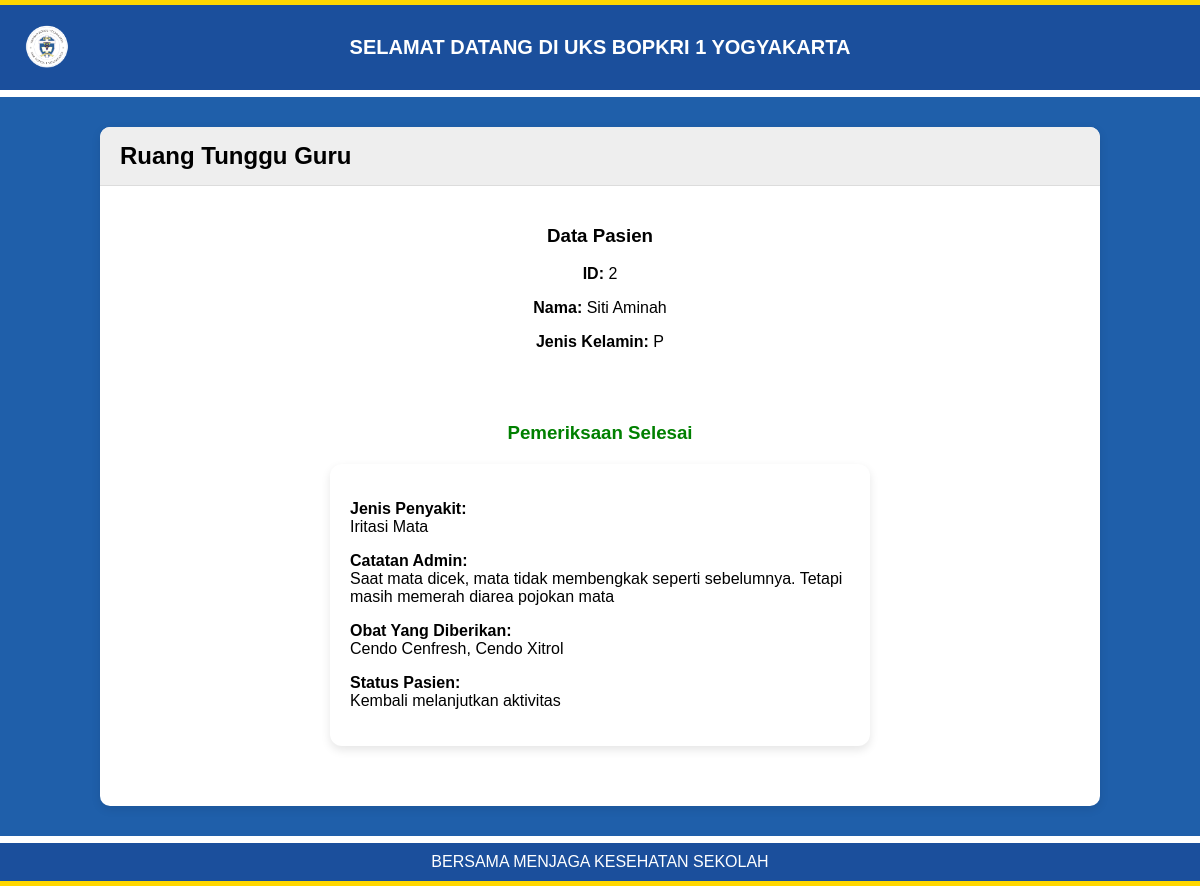
Page /ruang_tunggu/ruang_tunggu_guru.php?id=2 on the committed database.
### tables this page shows
CREATE TABLE `guru` (
  `id_guru` int(11) NOT NULL AUTO_INCREMENT,
  `nama` varchar(100) NOT NULL,
  `jenis_kelamin` enum('L','P') NOT NULL,
  PRIMARY KEY (`id_guru`)
);

CREATE TABLE `pemeriksaan_klinis` (
  `id_pemeriksaan` int(11) NOT NULL AUTO_INCREMENT,
  `id_kunjungan` int(11) NOT NULL,
  `catatan_admin` text DEFAULT NULL,
  `status_pasien` enum('Istirahat di UKS','Dipulangkan','Dirujuk','Kembali melanjutkan aktivitas') DEFAULT NULL,
  `jenis_penyakit` varchar(100) NOT NULL,
  `id_obat` int(11) DEFAULT NULL,
  PRIMARY KEY (`id_pemeriksaan`),
  KEY `id_kunjungan` (`id_kunjungan`),
  KEY `id_obat` (`id_obat`),
  CONSTRAINT `pemeriksaan_klinis_ibfk_2` FOREIGN KEY (`id_obat`) REFERENCES `obat` (`id_obat`)
);

### ruang_tunggu/ruang_tunggu_guru.php (the view, shortened to what this page needs)
<?php
require('../template/header.php');
$conn = new mysqli("localhost", "root", "", "uks");
$id = $_GET['id'] ?? '';
$data = $conn->query("
SELECT * FROM guru
WHERE id_guru='$id'
")->fetch_assoc();
$kunjungan = $conn->query("
SELECT * FROM kunjungan
WHERE id_pasien='$id'
AND jenis_pasien='guru'
ORDER BY id_kunjungan DESC
LIMIT 1
")->fetch_assoc();
$pemeriksaan = null;
$obat_list = [];
if ($kunjungan) {
    $pemeriksaan = $conn->query("
    SELECT * FROM pemeriksaan_klinis
    WHERE id_kunjungan='" . $kunjungan['id_kunjungan'] . "'
    ")->fetch_assoc();
    if ($pemeriksaan) {
        $obat_query = $conn->query("
        SELECT o.nama_obat, po.jumlah
        FROM pemeriksaan_obat po
        JOIN obat o ON po.id_obat = o.id_obat
        WHERE po.id_pemeriksaan = '" . $pemeriksaan['id_pemeriksaan'] . "'
        ORDER BY po.id ASC
        ");
        while ($obat_row = $obat_query->fetch_assoc()) {
            $qty = intval($obat_row['jumlah'] ?? 1);
            $obat_list[] = ($qty > 1) ? $obat_row['nama_obat'] . " ({$qty})" : $obat_row['nama_obat'];
        }
    }
}
?>
<div class="title-box">
    <h2>Ruang Tunggu Guru</h2>
</div>
<div style="padding:20px; text-align:center;">
    <h3>Data Pasien</h3>
    <p><b>ID:</b> <?= $data['id_guru']; ?></p>
    <p><b>Nama:</b> <?= $data['nama']; ?></p>
    <p><b>Jenis Kelamin:</b> <?= $data['jenis_kelamin']; ?></p>
    <br><br>
    <?php if ($pemeriksaan): ?>
        <h3 style="color:green;">
            Pemeriksaan Selesai
        </h3>
        <div style="
            background:white;
            max-width:500px;
            margin:20px auto;
            padding:20px;
            border-radius:12px;
            box-shadow:0 4px 10px rgba(0,0,0,0.1);
            text-align:left;
        ">
            <p>
                <b>Jenis Penyakit:</b><br>
                <?= $pemeriksaan['jenis_penyakit'] ?>
            </p>
            <p>
                <b>Catatan Admin:</b><br>
                <?= $pemeriksaan['catatan_admin'] ?>
            </p>
            <p>
                <b>Obat Yang Diberikan:</b><br>
                <?= !empty($obat_list) ? implode(', ', $obat_list) : '-' ?>
            </p>
            <p>
                <b>Status Pasien:</b><br>
                <?= $pemeriksaan['status_pasien'] ?>
            </p>
        </div>
    <?php else: ?>
        <h3>Menunggu Pemeriksaan...</h3>
        <div class="loader"></div>
    <?php endif; ?>
</div>
<?php require('../template/footer.php'); ?>

### template/header.php (shortened to what this page needs)
<!DOCTYPE html>
<html>
<head>
</head>
<body>
    <div class="header">
        <a href="javascript:history.back()" class="logo-link">
            <img src="/UKS/assets/images/logo.png" alt="Logo UKS" class="logo">
        </a>
        <div class="header-title">
            SELAMAT DATANG DI UKS BOPKRI 1 YOGYAKARTA
        </div>
    </div>
    <div class="content">

### template/footer.php
</div>
<div class="footer">
BERSAMA MENJAGA KESEHATAN SEKOLAH
</div>
</body>
</html>

### template/header.php (style rules this page uses)
body { margin: 0; font-family: Arial; background: #1f5faa; display: flex; flex-direction: column; min-height: 100vh; }
.content { background: white; width: 80%; margin: auto; padding: 20px; border-radius: 10px; margin-top: 30px; margin-bottom: 30px; box-shadow: 0 3px 10px rgba(0, 0, 0, 0.1); flex: 1; }
.header { background: #1b4f9c; color: white; padding: 15px 25px; font-weight: bold; border-top: 5px solid #ffd700; border-bottom: 7px solid white; display: flex; align-items: center; position: relative; }
.logo { height: 55px; width: auto; cursor: pointer; }
.logo-link { display: flex; align-items: center; }
.header-title { position: absolute; left: 50%; transform: translateX(-50%); font-size: 20px; font-weight: bold; white-space: nowrap; }
.footer { background: #1b4f9c; color: white; text-align: center; padding: 10px; border-top: 7px solid white; border-bottom: 5px solid #ffd700; }
.title-box { background: #eeeeee; padding: 15px 20px; margin-left: -20px; margin-right: -20px; margin-top: -20px; border-bottom: 1px solid #dcdcdc; border-top-left-radius: 10px; border-top-right-radius: 10px; }
.title-box h2 { margin: 0; }

### rows in the picture
guru: id_guru "2", nama "Siti Aminah", jenis_kelamin "P"
pemeriksaan_klinis: jenis_penyakit "Iritasi Mata", catatan_admin "Saat mata dicek, mata tidak membengkak seperti sebelumnya. Tetapi masih memerah diarea pojokan mata", status_pasien "Kembali melanjutkan aktivitas"

### other values in the picture
implode(', ', $obat_list) "Cendo Cenfresh, Cendo Xitrol"
